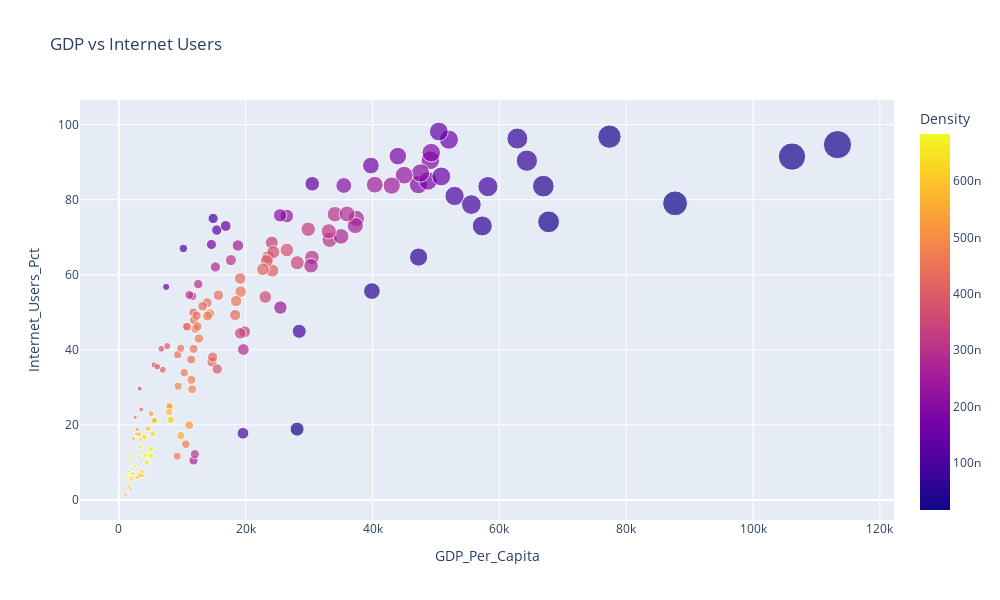

The code cell stored with this chart in its notebook:
### Code cell
from scipy.stats import gaussian_kde

kde = gaussian_kde([gdp_and_internet_use_2014['GDP_Per_Capita'], gdp_and_internet_use_2014['Internet_Users_Pct']])
gdp_and_internet_use_2014['Density'] = kde.evaluate([gdp_and_internet_use_2014['GDP_Per_Capita'], gdp_and_internet_use_2014['Internet_Users_Pct']])

fig = px.scatter(
    gdp_and_internet_use_2014,
    x='GDP_Per_Capita',
    y='Internet_Users_Pct',
    size='GDP_Per_Capita',
    color='Density', 
    hover_name='Country',
    title="GDP vs Internet Users"
)

fig.update_layout(width=1000, height=600)
fig.show()

### Figure 1 — Plotly figure (JSON) as saved in the notebook; plotly's stock layout.template omitted (floating-point values rounded to 4 significant figures; data arrays with more than 128 entries replaced by an {"elided": "..."} marker saying what was removed)
{"data": [{"hovertemplate": "<b>%{hovertext}</b><br><br>GDP_Per_Capita=%{marker.size}<br>Internet_Users_Pct=%{y}<br>Density=%{marker.color}<extra></extra>", "hovertext": {"elided": "162 str values"}, "legendgroup": "", "marker": {"color": {"elided": "162 float values"}, "coloraxis": "coloraxis", "size": {"elided": "162 int values"}, "sizemode": "area", "sizeref": 283.3, "symbol": "circle"}, "mode": "markers", "name": "", "orientation": "v", "showlegend": false, "type": "scatter", "x": {"elided": "162 int values"}, "xaxis": "x", "y": {"elided": "162 float values"}, "yaxis": "y"}], "layout": {"coloraxis": {"colorbar": {"title": {"text": "Density"}}, "colorscale": [[0, "#0d0887"], [0.1111, "#46039f"], [0.2222, "#7201a8"], [0.3333, "#9c179e"], [0.4444, "#bd3786"], [0.5556, "#d8576b"], [0.6667, "#ed7953"], [0.7778, "#fb9f3a"], [0.8889, "#fdca26"], [1, "#f0f921"]]}, "height": 600, "legend": {"itemsizing": "constant", "tracegroupgap": 0}, "title": {"text": "GDP vs Internet Users"}, "width": 1000, "xaxis": {"anchor": "y", "autorange": true, "domain": [0, 1], "range": [-6128.0, 122200.0], "title": {"text": "GDP_Per_Capita"}, "type": "linear"}, "yaxis": {"anchor": "x", "autorange": true, "domain": [0, 1], "range": [-5.353, 106.6], "title": {"text": "Internet_Users_Pct"}, "type": "linear"}}}
